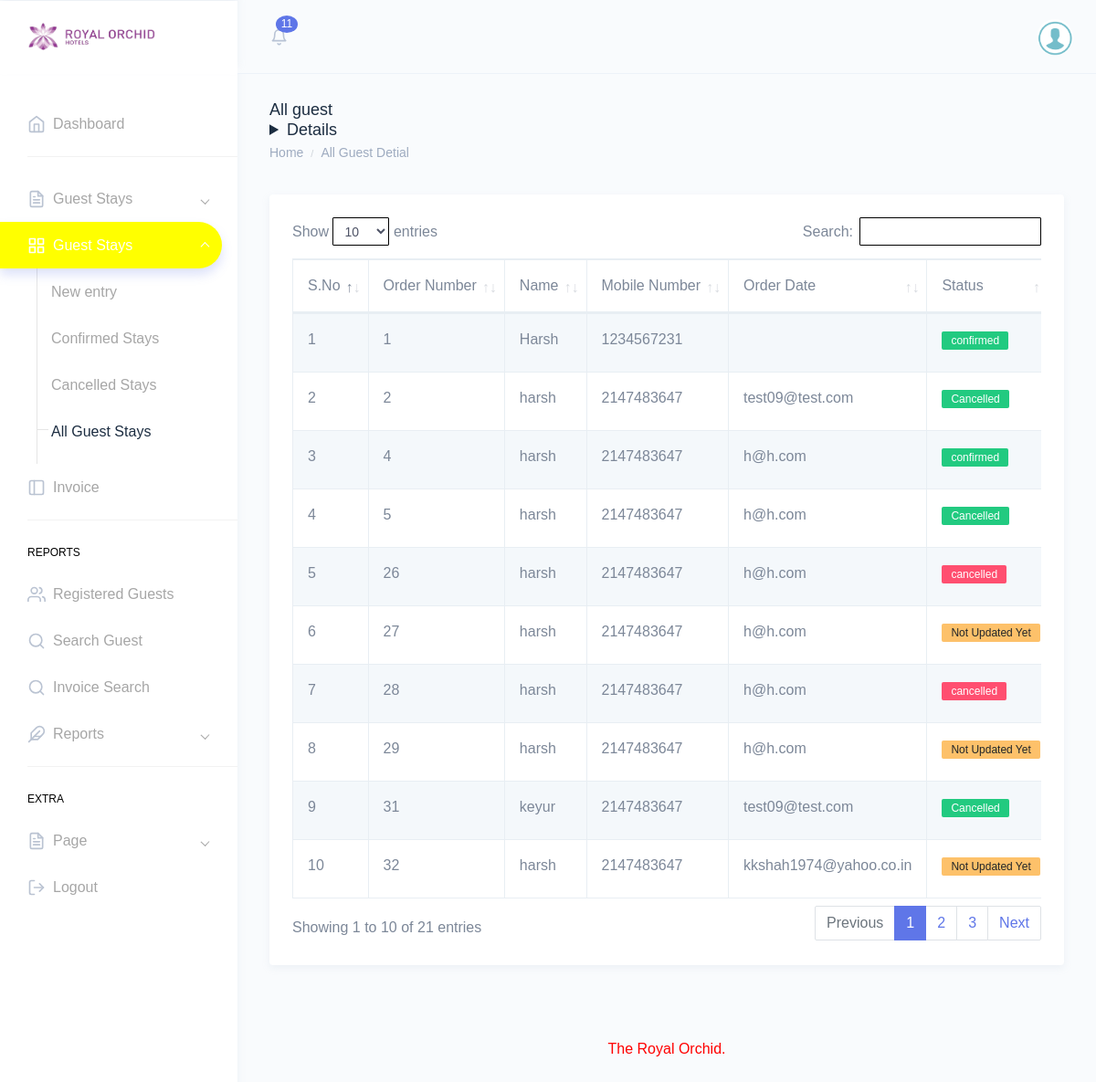
The app's page /admin/all-order.php (signed in) with its own data.
### tables this page shows
CREATE TABLE `guests` (
  `booking_id` int(11) NOT NULL,
  `Status` varchar(50) DEFAULT NULL,
  `prefix` text NOT NULL,
  `name` text NOT NULL,
  `surname` text NOT NULL,
  `mobile` int(10) NOT NULL,
  `email` varchar(50) NOT NULL,
  `country` text NOT NULL,
  `address1` varchar(50) NOT NULL,
  `city` text NOT NULL,
  `state` text NOT NULL,
  `zip` int(6) NOT NULL,
  `remark` varchar(255) NOT NULL,
  `TotalCost` int(5) NOT NULL
);

### admin/all-order.php (the view, shortened to what this page needs)
<?php
include ('includes/dbconnection.php');
if (strlen($_SESSION['otssaid'] == 0)) {
    header('location:logout.php');
} else {
    ?>
    <!DOCTYPE html>
    <html dir="ltr" lang="en">
    <head>
        <link href="assets/extra-libs/datatables.net-bs4/css/dataTables.bootstrap4.css" rel="stylesheet">
        <link href="dist/css/style.min.css" rel="stylesheet">
    </head>
    <body>
        <div id="main-wrapper" data-theme="light" data-layout="vertical" data-navbarbg="skin6" data-sidebartype="full"
            data-sidebar-position="fixed" data-header-position="fixed" data-boxed-layout="full">
            <?php include_once ('includes/header.php'); ?>
            <?php include_once ('includes/sidebar.php'); ?>
            <div class="page-wrapper">
                <div class="page-breadcrumb">
                    <div class="row">
                        <div class="col-7 align-self-center">
                            <h4 class="page-title text-truncate text-dark font-weight-medium mb-1">All guest <details></details></h4>
                            <div class="d-flex align-items-center">
                                <nav aria-label="breadcrumb">
                                    <ol class="breadcrumb m-0 p-0">
                                        <li class="breadcrumb-item"><a href="dashboard.php" class="text-muted">Home</a></li>
                                        <li class="breadcrumb-item text-muted active" aria-current="page">All Guest Detial
                                        </li>
                                    </ol>
                                </nav>
                            </div>
                        </div>
                    </div>
                </div>
                <div class="container-fluid">
                    <div class="row">
                        <div class="col-12">
                            <div class="card">
                                <div class="card-body">
                                    <div class="table-responsive">
                                        <table id="zero_config" class="table table-striped table-bordered no-wrap">
                                            <thead>
                                                <tr>
                                                    <th>S.No</th>
                                                    <th>Order Number</th>
                                                    <th>Name</th>
                                                    <th>Mobile Number</th>
                                                    <th>Order Date</th>
                                                    <th>Status</th>
                                                </tr>
                                            </thead>
                                            <tbody>
                                                <?php
                                                $sql = "SELECT * from guests";
                                                $query = $dbh->prepare($sql);
                                                $query->execute();
                                                $results = $query->fetchAll(PDO::FETCH_OBJ);
                                                $cnt = 1;
                                                if ($query->rowCount() > 0) {
                                                    foreach ($results as $row) { ?>
                                                        <tr>
                                                            <td><?php echo htmlentities($cnt); ?></td>
                                                            <td><?php echo htmlentities($row->booking_id); ?></td>
                                                            <td><?php echo htmlentities($row->name); ?></td>
                                                            <td><?php echo htmlentities($row->mobile); ?></td>
                                                            <td><?php echo htmlentities($row->email); ?></td>
                                                            <td class="font-w600">
                                                                <?php $ostatus = $row->Status;
                                                                if ($row->Status == "") { ?>
                                                                    <span class="badge badge-warning">
                                                                        <?php echo "Not Updated Yet"; ?></span>
                                                                <?php } elseif ($ostatus == 'cancelled') { ?>
                                                                    <span class="badge badge-danger">
                                                                        <?php echo htmlentities($row->Status); ?></span>
                                                                <?php } else { ?>
                                                                    <span
                                                                        class="badge badge-success"><?php echo htmlentities($row->Status); ?></span>
                                                                <?php } ?>
                                                            </td>
                                                        </tr>
                                                        <?php $cnt = $cnt + 1;
                                                    }
                                                } ?>
                                            </tbody>
                                        </table>
                                    </div>
                                </div>
                            </div>
                        </div>
                    </div>
                </div>
                <?php include_once ('includes/footer.php'); ?>
            </div>
        </div>
    </body>
    </html>
<?php } ?>

### admin/includes/header.php (shortened to what this page needs)
<header class="topbar" data-navbarbg="skin6">
    <nav class="navbar top-navbar navbar-expand-md">
        <div class="navbar-header" data-logobg="skin6">
            <div class="navbar-brand">
                <a href="dashboard.php">
                    <b class="logo-icon">
                        <img src="assets/images/logo.png" alt="homepage" class="dark-logo" style="width:70%" />
                    </b>
                </a>
            </div>
        </div>
        <div class="navbar-collapse collapse" id="navbarSupportedContent">
            <ul class="navbar-nav float-left mr-auto ml-3 pl-1">
                <li class="nav-item dropdown">
                    <?php
                    $sql = "SELECT * from  guests where Status is null ";
                    $query = $dbh->prepare($sql);
                    $query->execute();
                    $totnewguests = $query->rowCount();
                    ?>
                    <a class="nav-link dropdown-toggle pl-md-3 position-relative" href="javascript:void(0)" id="bell"
                        role="button" data-toggle="dropdown" aria-haspopup="true" aria-expanded="false">
                        <span><i data-feather="bell" class="svg-icon"></i></span>
                        <span
                            class="badge badge-primary notify-no rounded-circle"><?php echo htmlentities($totnewguests); ?></span>
                    </a>
                </li>
            </ul>
            <ul class="navbar-nav float-right">
                <li class="nav-item dropdown">
                    <a class="nav-link dropdown-toggle" href="javascript:void(0)" data-toggle="dropdown"
                        aria-haspopup="true" aria-expanded="false">
                        <img src="assets/images/users/images.png" alt="user" class="rounded-circle" width="40">
                    </a>
                </li>
            </ul>
        </div>
    </nav>
</header>

### admin/includes/sidebar.php (shortened to what this page needs)
<aside class="left-sidebar" data-sidebarbg="skin6">
            <div class="scroll-sidebar" data-sidebarbg="skin6">
                <nav class="sidebar-nav">
                    <ul id="sidebarnav">
                        <li class="sidebar-item"> <a class="sidebar-link sidebar-link" href="dashboard.php"
                                aria-expanded="false"><i data-feather="home" class="feather-icon"></i><span
                                    class="hide-menu">Dashboard</span></a></li>
                        <li class="list-divider"></li>
                        <li class="sidebar-item"> <a class="sidebar-link has-arrow" href="javascript:void(0)"
                                aria-expanded="false"><i data-feather="file-text" class="feather-icon"></i><span
                                    class="hide-menu">Guest Stays</span></a>
                        </li>
                        <li class="sidebar-item"> <a class="sidebar-link has-arrow" href="javascript:void(0)"
                                aria-expanded="false"><i data-feather="grid" class="feather-icon"></i><span
                                    class="hide-menu">Guest Stays </span></a>
                            <ul aria-expanded="false" class="collapse  first-level base-level-line">
                                <li class="sidebar-item"><a href="new-order.php" class="sidebar-link"><span
                                            class="hide-menu">New entry
                                        </span></a>
                                </li>
                                <li class="sidebar-item"><a href="confirmed-order.php" class="sidebar-link"><span
                                            class="hide-menu"> Confirmed Stays
                                        </span></a>
                                </li>
                                <li class="sidebar-item"><a href="cancelled-order.php" class="sidebar-link"><span
                                            class="hide-menu">
                                            Cancelled Stays
                                        </span></a>
                                </li>
                                <li class="sidebar-item"><a href="all-order.php" class="sidebar-link"><span
                                            class="hide-menu">
                                           All Guest Stays
                                        </span></a>
                                </li>
                            </ul>
                        </li>
                        <li class="sidebar-item"> <a class="sidebar-link sidebar-link" href="invoice.php"
                                aria-expanded="false"><i data-feather="sidebar" class="feather-icon"></i><span
                                    class="hide-menu">Invoice
                                </span></a>
                        </li>
                        <li class="list-divider"></li>
                        <li class="nav-small-cap"><span class="hide-menu">Reports</span></li>
       <li class="sidebar-item"> <a class="sidebar-link sidebar-link" href="registered-users.php"
                                aria-expanded="false"><i data-feather="users" class="feather-icon"></i><span
                                    class="hide-menu">Registered Guests
                                </span></a>
                        </li>
                        <li class="sidebar-item"> <a class="sidebar-link sidebar-link" href="search-order.php"
                                aria-expanded="false"><i data-feather="search" class="feather-icon"></i><span
                                    class="hide-menu">Search Guest
                                </span></a>
                        </li>
                        <li class="sidebar-item"> <a class="sidebar-link sidebar-link"
                                href="search-invoice.php" aria-expanded="false"><i data-feather="search"
                                    class="feather-icon"></i><span class="hide-menu">Invoice Search
                                </span></a>
                        </li>
                        <li class="sidebar-item"> <a class="sidebar-link has-arrow" href="javascript:void(0)"
                                aria-expanded="false"><i data-feather="feather" class="feather-icon"></i><span
                                    class="hide-menu">Reports
                                </span></a>
                        </li>
                        <li class="list-divider"></li>
                        <li class="nav-small-cap"><span class="hide-menu">Extra</span></li>
                            <li class="sidebar-item"> <a class="sidebar-link has-arrow" href="javascript:void(0)"
                                aria-expanded="false"><i data-feather="file-text" class="feather-icon"></i><span
                                    class="hide-menu">Page</span></a>
                        </li>
                        <li class="sidebar-item"> <a class="sidebar-link sidebar-link" href="logout.php"
                                aria-expanded="false"><i data-feather="log-out" class="feather-icon"></i><span
                                    class="hide-menu">Logout</span></a></li>
                    </ul>
                </nav>
            </div>
        </aside>

### admin/includes/footer.php
<footer class="footer text-center text-muted">
              <p style="color: red">The Royal Orchid.</p>
          </footer>

### records on screen
guests: booking_id "1", name "Harsh", mobile "1234567231", Status "confirmed"
guests: booking_id "2", name "harsh", mobile "2147483647", email "test09@test.com", Status "Cancelled"
guests: booking_id "4", name "harsh", mobile "2147483647", email "h@h.com", Status "confirmed"
guests: booking_id "5", name "harsh", mobile "2147483647", email "h@h.com", Status "Cancelled"
guests: booking_id "26", name "harsh", mobile "2147483647", email "h@h.com", Status "cancelled"
guests: booking_id "27", name "harsh", mobile "2147483647", email "h@h.com", shows "Not Updated Yet"
guests: booking_id "28", name "harsh", mobile "2147483647", email "h@h.com", Status "cancelled"
guests: booking_id "29", name "harsh", mobile "2147483647", email "h@h.com", shows "Not Updated Yet"
guests: booking_id "31", name "keyur", mobile "2147483647", email "test09@test.com", Status "Cancelled"
guests: booking_id "32", name "harsh", mobile "2147483647", email "kkshah1974@yahoo.co.in", shows "Not Updated Yet"

### other values on screen
$totnewguests "11"
